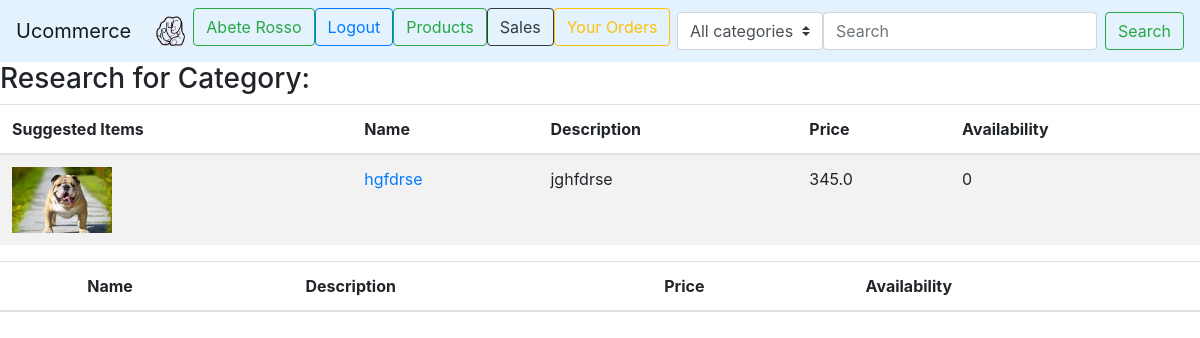
The app's page /search/ (signed in) with its own data.
### user_management/models.py (models this page shows, shortened)
class CustomUser(AbstractBaseUser):
    email = models.EmailField(verbose_name="email", max_length=70, unique=True)
    username = models.CharField(max_length=30, unique=True)
    image = models.ImageField(upload_to='profile_image', default='/None/default_picture.png')
    date_joined = models.DateTimeField(verbose_name='date joined', auto_now_add=True)
    last_login = models.DateTimeField(verbose_name='last login', auto_now=True)
    is_admin = models.BooleanField(default=False)
    is_active = models.BooleanField(default=True)
    is_staff = models.BooleanField(default=False)
    is_superuser = models.BooleanField(default=False)
    first_name = models.CharField(max_length=30, default=None)
    last_name = models.CharField(max_length=30, default=None)
    is_vendor= models.BooleanField(default=False)
    USERNAME_FIELD = 'email'
    REQUIRED_FIELDS = ['username', 'first_name', 'last_name']  # required field other than email
    objects = CustomAccountManager()

### product_management/models.py (models this page shows)
class Product(models.Model):
    id = models.AutoField(primary_key=True)
    name = models.CharField(max_length=50)
    image = models.ImageField(upload_to='product_images/')
    price = models.FloatField(validators=[MinValueValidator(0.0001)])
    description = models.TextField(max_length=500)
    quantity = models.PositiveIntegerField(default=1)
    shipment = models.FloatField(default=0, validators=[MinValueValidator(0)])
    producer = models.ForeignKey(CustomUser, on_delete=models.CASCADE)
    category = models.ForeignKey(MyCategory,on_delete=models.PROTECT)

### ecommerce/views.py (the view, shortened to what this page needs)
# urls.py: path('search/',views.get_search, name="search"),
def get_search(request):
    context = {}
    items = []
    if(request.user.is_authenticated):
        suggested_items = get_similary_items(request.user.id)
        if(suggested_items):
            for element in suggested_items:
                items.append(Product.objects.get(id=element))
    context['suggested_items'] = items
    return render(request, 'search.html', context)

### ecommerce/views.py (called while the page is built)
def jaccard(im1, im2):
    im1 = np.asarray(im1).astype(np.bool)
    im2 = np.asarray(im2).astype(np.bool)
    if im1.shape != im2.shape:
        raise ValueError("Shape mismatch: im1 and im2 must have the same shape.")
    intersection = np.logical_and(im1, im2)
    union = np.logical_or(im1, im2)
    return intersection.sum() / float(union.sum())

### templates/search.html (shortened to what this page needs)
{% extends 'base.html' %}
{% block content %}
    <h3>Research for {{ request.POST.query }} Category: {{ request.POST.category }}</h3>
    {% if  suggested_items%}
        <table class="table table-striped">
      <thead>
        <tr>
          <th scope="col">Suggested Items</th>
          <th scope="col">Name</th>
          <th scope="col">Description</th>
          <th scope="col">Price</th>
          <th scope ="col">Availability</th>
        </tr>
      </thead>
      <tbody>
          {% for product in suggested_items %}
       <tr>
          <td scope="col"><img width="100" height="70" class="img-fluid" src="{{ product.image.url }}"></td>
          <td scope="col"> <a href="{% url 'product_management:product_detail' product.id %}">{{ product.name }}</a></td>
          <td scope="col">{{ product.description }}</td>
          <td scope="col">{{ product.price }}</td>
          <td scope ="col">{{ product.quantity }}</td>
       </tr>
      {% endfor %}
      </tbody>
    </table>
    {% endif %}
    <table class="table table-striped">
      <thead>
        <tr>
          <th scope="col"></th>
          <th scope="col">Name</th>
          <th scope="col">Description</th>
          <th scope="col">Price</th>
          <th scope ="col">Availability</th>
        </tr>
      </thead>
    </table>
{% endblock %}

### templates/base.html (shortened to what this page needs)
<!doctype html>
<html lang="en">
  <head>
    <link rel="stylesheet" href="https://maxcdn.bootstrapcdn.com/bootstrap/4.0.0/css/bootstrap.min.css">
  </head>
  <body>
    <nav class="navbar navbar-expand-lg navbar-light " style="background-color: #e3f2fd;">
        <a class="navbar-brand" href="#">Ucommerce</a>
        <div class="collapse navbar-collapse" id="navbarSupportedContent">
            <ul class="navbar-nav mr-auto">
                <li class="nav-item active">
                    <a class="nav-link" href="{% url 'home' %}"><img src="/static/images/logo.png" width="30" height="30" class="d-inline-block align-top" alt=""> </a>
                </li>
                {% if not request.user.is_authenticated %}
                    <li>
                        <a  class="btn btn-outline-success"  href="{% url 'user_management:login' %}">
                            Login
                        </a>
                    </li>
                    <li>
                        <a type="button" class="btn btn-outline-primary" href="{% url 'user_management:signup' %}">
                            Register
                        </a>
                    </li>
                {%else %}
                    <li>
                    <a  class="btn btn-outline-success"  href=" {% url 'user_management:account' %}">
                        {{ user.first_name }} {{ user.last_name }}
                    </a>
                    </li>
                    <li>
                        <a type="button" class="btn btn-outline-primary" href="{% url 'user_management:logout' %}">
                            Logout
                        </a>
                    </li>
                    {% if user.is_vendor  %}
                        <li>
                            <a  class="btn btn-outline-success"  href=" {% url 'product_management:product_management'%}">
                                Products
                            </a>
                        </li>
                        <li>
                            <a  class="btn btn-outline-dark"  href=" {% url 'sales:sales_page'%}">
                                Sales
                            </a>
                        </li>
                    {% endif %}
                   <li>
                    <a type="button" class="btn btn-outline-warning" href="{% url 'sales:user_orders' %}">
                            Your Orders
                        </a>
                    </li>
                {% endif %}
            </ul>
            <form class="form-inline my-2 my-lg-0" action="{% url 'search' %}"  method="POST" > {% csrf_token %}
                <div class="form-group-inline">
                    <select class="custom-select" id="category" name="category">
                     <option value="all">All categories</option>
                    </select>
                </div>
                <input class="form-control mr-sm-2" name="query" type="search" placeholder="Search" aria-label="Search">
                <button class="btn btn-outline-success my-2 my-sm-0" type="submit">Search</button>
            </form>
          </div>
    </nav>
    {% block content %}
    {% endblock %}
  </body>
</html>

### records on screen
CustomUser: first_name "Abete", last_name "Rosso"
Product: image (picture), name "hgfdrse", description "jghfdrse", price "345.0", quantity "0"
